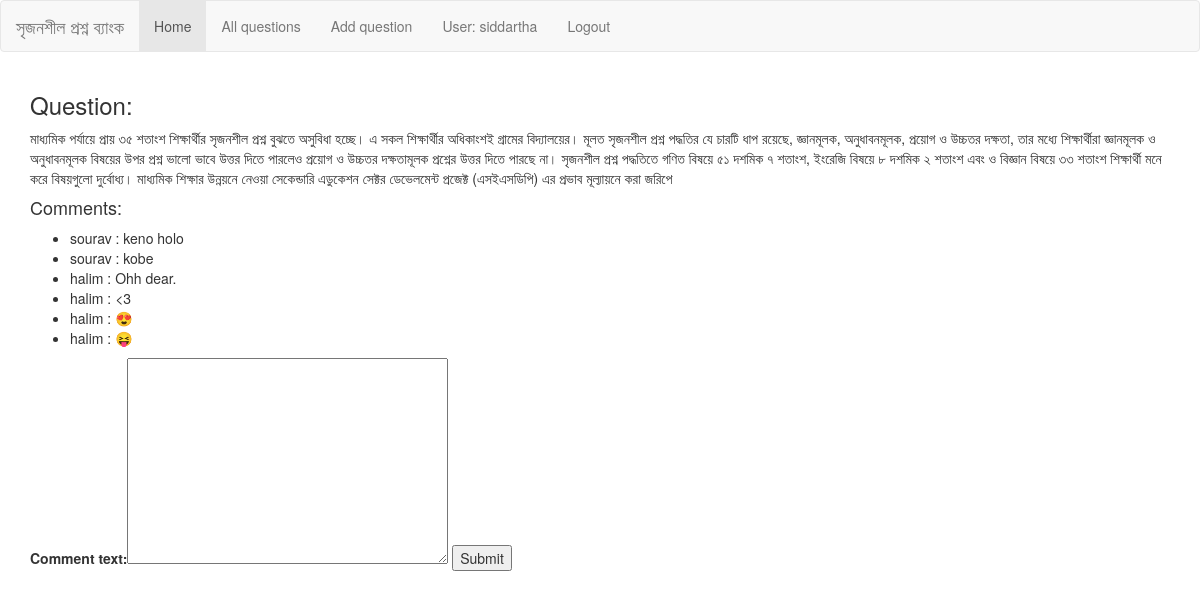
The app's page /questions/4/ (signed in) with its own data.
### add_content/models.py (models this page shows, shortened)
class Question(models.Model):
    question_name = models.TextField(max_length=300, null=True)
    question_text = models.TextField(max_length=3000)
    user = models.ForeignKey(
        settings.AUTH_USER_MODEL,
        on_delete=models.CASCADE,
        null=True,
    )
    pub_date = models.DateTimeField("Date published")
    STATUS_CHOICES = (
        (ACCEPTED, "Accepted"),
        (PENDING, "Pending"),
        (DISCARDED, "Discarded"),
        (OUTDATED, "Outdated"),
        (USED, "Used"),
        (DELETED, "Deleted"),
    )
    status = models.CharField(
        max_length=9,
        choices=STATUS_CHOICES,
        default=PENDING,
        null=True,
    )
    course = models.ForeignKey(
        Course,
        on_delete=models.CASCADE,
        null=True,
    )
    chapter = models.ForeignKey(
        Chapter,
        on_delete=models.CASCADE,
        null=True,
    )
    difficulty = models.TextField(max_length=20, null=True)
    category = models.TextField(max_length=20, null=True)
    medium = models.TextField(max_length=20, null=True)
    def __str__(self):
        return self.question_text

class Comment(models.Model):
    comment_text = models.TextField(max_length=100)
    question = models.ForeignKey(
        Question,
        on_delete=models.CASCADE,
        null=True,
    )
    user = models.ForeignKey(
        settings.AUTH_USER_MODEL,
        on_delete=models.CASCADE,
        null=True,
    )
    created_date = models.DateTimeField("Date published")

### add_content/views.py (the view)
# urls.py: path('<int:pk>/', views.get_detail_view_with_comment, name='detail'),
@login_required
def get_detail_view_with_comment(request, pk):
    question = get_object_or_404(Question, pk=pk)
    comment_list = Comment.objects.filter(question=question)
    if request.method == "POST":
        form = CommentForm(request.POST)
        if form.is_valid():
            comment_text = form.cleaned_data['comment_text']
            user = request.user
            comment = Comment(
                comment_text=comment_text,
                question=question,
                user=user,
                created_date=timezone.now()
            )
            comment.save()
    else:
        log_table = LogTable(user=request.user,
                             operation="View post " + str(pk),
                             operation_time=timezone.now(),)
        log_table.save()
    new_form = CommentForm()
    return render(request,
                  'add_content/detail.html',
                  {'form': new_form,
                   'question': question,
                   'comment_list': comment_list
                   }
                  )

### add_content/forms.py
class CommentForm(forms.ModelForm):
    class Meta:
        model = Comment
        fields = ('comment_text',)

### add_content/templates/add_content/detail.html (shortened to what this page needs)
{% extends "base_generic.html" %}
{% block content %}
<h3>Question:</h3>
<p>
    {{ question }}
</p>
<h4>Comments:</h4>
{% if comment_list %}
        <ul>
        {% for comment in comment_list %}
            <li>{{ comment.user }} : {{ comment.comment_text }}</li>
        {% endfor %}
        </ul>
    {% endif %}
<form action="." method="post">
    {{ form }}
    <input type="submit" value="Submit" />
</form>
{% endblock %}

### add_content/templates/base_generic.html (shortened to what this page needs)
<!DOCTYPE html>
<html lang="en">
<head>
  <link rel="stylesheet" href="https://maxcdn.bootstrapcdn.com/bootstrap/3.3.7/css/bootstrap.min.css">
  {% load static %}
  <link rel="stylesheet" href="/static/css/styles.css">
</head>
<body>
  {% block navbar %}
  <nav class="navbar navbar-default">
    <div class="container-fluid">
      <div class="navbar-header">
        <a class="navbar-brand" href="#">সৃজনশীল প্রশ্ন ব্যাংক</a>
      </div>
      <ul class="nav navbar-nav">
        <li class="active"><a href="{% url 'questions:index' %}">Home</a></li>
        <li><a href="#">All questions</a></li>
        <li><a href="{% url 'questions:add_question' %}">Add question</a></li>
        {% if user.is_authenticated %}
        <li><a href="{% url 'questions:profile' %}">User: {{ user.get_username }}</a></li>
        <li><a href="{% url 'logout'%}">Logout</a></li>
        {% else %}
        <li><a href="{% url 'login'%}">Login</a></li>
        {% endif %}
      </ul>
    </div>
  </nav>
  {% endblock %}
  <div class="container">
    {% block content %}{% endblock %}
  </div>
</body>
</html>

### records on screen
Question: question_text "মাধ্যমিক পর্যায়ে প্রায় ৩৫ শতাংশ শিক্ষার্থীর সৃজনশীল প্রশ্ন বুঝতে অসুবিধা হচ্ছে। এ সকল শিক্ষার্থীর অধিকাংশই গ্রামের বিদ্যালয়ের। মূলত সৃজনশীল প্রশ্ন পদ্ধতির যে চারটি ধাপ রয়েছে, জ্ঞানমূলক, অনুধাবনমূলক, প্রয়োগ ও উচ্চতর দক্ষতা, তার মধ্যে শিক্ষার্থীরা জ্ঞানমূলক ও অনুধাবনমূলক বিষয়ের উপর প্রশ্ন ভালো ভাবে উত্তর দিতে পারলেও প্রয়োগ ও উচ্চতর দক্ষতামূলক প্রশ্নের উত্তর দিতে পারছে না। সৃজনশীল প্রশ্ন পদ্ধতিতে গণিত বিষয়ে ৫১ দশমিক ৭ শতাংশ, ইংরেজি বিষয়ে ৮ দশমিক ২ শতাংশ এবং ও বিজ্ঞান বিষয়ে ৩৩ শতাংশ শিক্ষার্থী মনে করে বিষয়গুলো দুর্বোধ্য। মাধ্যমিক শিক্ষার উন্নয়নে নেওয়া সেকেন্ডারি এডুকেশন সেক্টর ডেভেলমেন্ট প্রজেক্ট (এসইএসডিপি) এর প্রভাব মূল্যায়নে করা জরিপে"
Comment: user "sourav", comment_text "keno holo"
Comment: user "sourav", comment_text "kobe"
Comment: user "halim", comment_text "Ohh dear."
Comment: user "halim", comment_text "<3"
Comment: user "halim", comment_text "😍"
Comment: user "halim", comment_text "😝"

### other values on screen
{{ user.get_username }} "siddartha"
